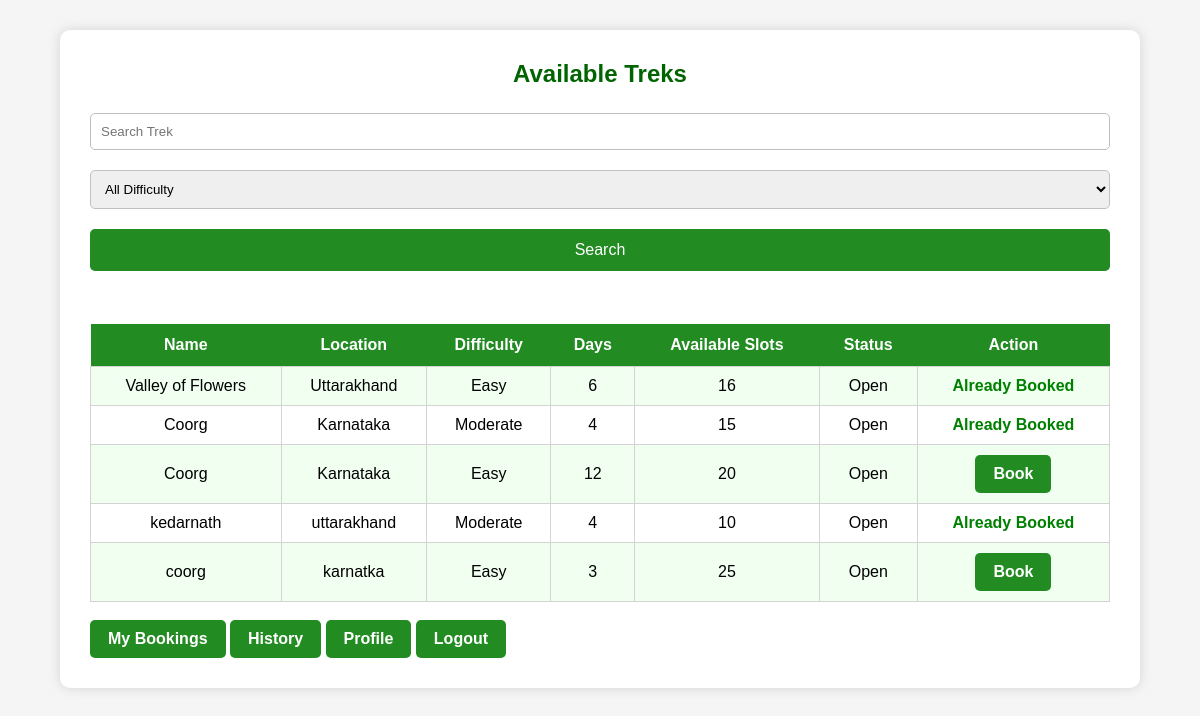
The page /user/dashboard (signed in) on the database its author committed.
### models.py (models this page shows)
class Trek(db.Model):
    id = db.Column(db.Integer, primary_key=True)
    name = db.Column(db.String(100), nullable=False)
    location = db.Column(db.String(100), nullable=False)
    difficulty = db.Column(db.String(20), nullable=False)
    duration = db.Column(db.Integer, nullable=False)
    available_slots = db.Column(db.Integer, nullable=False)
    start_date = db.Column(db.Date)
    end_date = db.Column(db.Date)
    description = db.Column(db.Text)
    status = db.Column(db.String(20))
    staff_id = db.Column(db.Integer, db.ForeignKey("user.id"))
    staff = db.relationship("User")

### app.py (the view)
@app.route("/user/dashboard")
@user_required
def user_dashboard():
    search = request.args.get("search", "")
    difficulty = request.args.get("difficulty", "")
    location = request.args.get("location", "")
    treks = Trek.query.filter(
        Trek.status == "Open",
        Trek.available_slots > 0
    )
    if search:
        treks = treks.filter(
            Trek.name.contains(search)
        )
    if difficulty:
        treks = treks.filter_by(
            difficulty=difficulty
        )
    if location:
        treks = treks.filter_by(
            location=location
        )
    treks = treks.all()
    bookings = Booking.query.filter_by(
    user_id=session["user_id"]
    ).all()
    booked_trek_ids = {booking.trek_id for booking in bookings}
    total_bookings = len(bookings)
    completed_treks = Booking.query.filter_by(
        user_id=session["user_id"],
        status="Completed"
    ).count()
    return render_template(
    "user/dashboard.html",
    treks=treks,
    booked_trek_ids=booked_trek_ids,
    search=search,
    difficulty=difficulty,
    location=location,
    total_bookings=total_bookings,
    completed_treks=completed_treks
    )

### auth.py (called while the page is built)
def user_required(f):
    @wraps(f)
    def decorated_function(*args, **kwargs):
        if "user_id" not in session:
            return redirect("/login")
        if session.get("role") != "user":
            return "Access Denied"
        return f(*args, **kwargs)
    return decorated_function

### templates/user/dashboard.html (shortened to what this page needs)
<!DOCTYPE html>
<html>
<head>
    <link rel="stylesheet"
          href="{{ url_for('static', filename='css/style.css') }}">
</head>
<body>
<div class="box">
<h2>Available Treks</h2>
<form method="GET">
<input
type="text"
name="search"
placeholder="Search Trek"
value="{{ search }}">
<select name="difficulty">
<option value="">All Difficulty</option>
</select>
<input
type="submit"
value="Search">
</form>
<br>
<table>
<tr>
<th>Name</th>
<th>Location</th>
<th>Difficulty</th>
<th>Days</th>
<th>Available Slots</th>
<th>Status</th>
<th>Action</th>
</tr>
{% for trek in treks %}
<tr>
<td>{{ trek.name }}</td>
<td>{{ trek.location }}</td>
<td>{{ trek.difficulty }}</td>
<td>{{ trek.duration }}</td>
<td>{{ trek.available_slots }}</td>
<td>{{ trek.status }}</td>
<td>
{% if trek.id in booked_trek_ids %}
<span style="color:green;font-weight:bold;">
Already Booked
</span>
{% elif trek.status != "Open" %}
<span style="color:red;font-weight:bold;">
Closed
</span>
{% elif trek.available_slots <= 0 %}
<span style="color:red;font-weight:bold;">
Full
</span>
{% else %}
<a href="/user/book/{{ trek.id }}" class="btn">
Book
</a>
{% endif %}
</td>
</tr>
{% endfor %}
</table>
<br>
<a href="/user/bookings" class="btn">
My Bookings
</a>
<a href="/user/history" class="btn">
History
</a>
<a href="/user/profile" class="btn">
Profile
</a>
<a href="/logout" class="btn">
Logout
</a>
</div>
</body>
</html>

### static/css/style.css (style rules this page uses)
* { margin:0; padding:0; box-sizing:border-box; font-family:Arial, Helvetica, sans-serif; }
body { background:whitesmoke; }
.container, .box { width:90%; max-width:1100px; background:white; margin:30px auto; padding:30px; border-radius:10px; box-shadow:0 0 12px lightgray; }
h1, h2, h3 { text-align:center; color:darkgreen; margin-bottom:20px; }
input, select, textarea { width:100%; padding:10px; margin-top:5px; margin-bottom:15px; border:1px solid silver; border-radius:5px; }
input[type="submit"] { background:forestgreen; color:white; border:none; padding:12px; border-radius:5px; font-size:16px; cursor:pointer; }
table { width:100%; border-collapse:collapse; margin-top:20px; }
table th { background:forestgreen; color:white; padding:12px; }
table td { border:1px solid lightgray; padding:10px; text-align:center; }
table tr:nth-child(even) { background:honeydew; }
a { color:forestgreen; text-decoration:none; font-weight:bold; }
.btn { display:inline-block; background:forestgreen; color:white; padding:10px 18px; border-radius:5px; }

### rows shown on the page
Trek: name "Valley of Flowers", location "Uttarakhand", difficulty "Easy", duration "6", available_slots "16", status "Open", shows "Already Booked"
Trek: name "Coorg", location "Karnataka", difficulty "Moderate", duration "4", available_slots "15", status "Open", shows "Already Booked"
Trek: name "Coorg", location "Karnataka", difficulty "Easy", duration "12", available_slots "20", status "Open"
Trek: name "kedarnath", location "uttarakhand", difficulty "Moderate", duration "4", available_slots "10", status "Open", shows "Already Booked"
Trek: name "coorg", location "karnatka", difficulty "Easy", duration "3", available_slots "25", status "Open"
